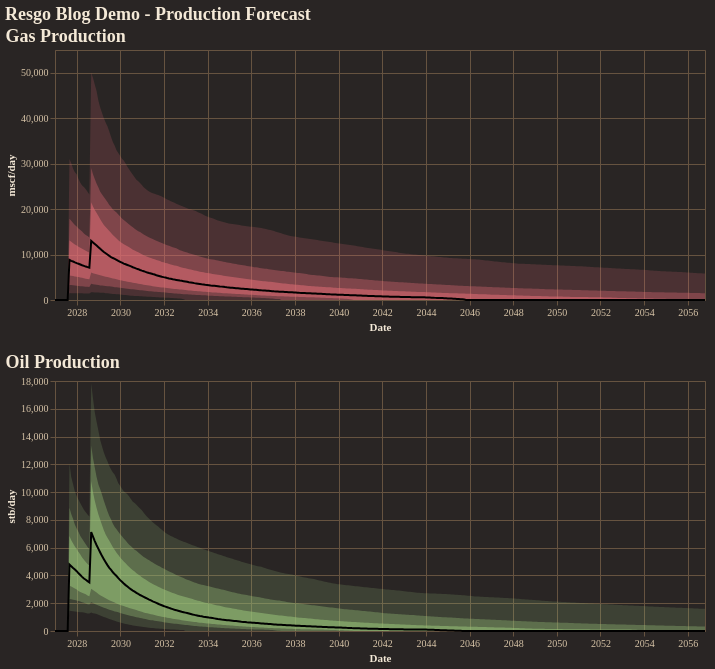

Notebook cell for this chart:
### Code cell
fig = reporter.plotter.combined_production_plot(
    figsize=(650, 250),
    backend=PLOTTING_BACKEND
)
fig.show()

### Figure 1 — Vega-Lite specification as saved in the notebook (floating-point values rounded to 4 significant figures; data arrays with more than 128 entries replaced by an {"elided": "..."} marker saying what was removed)
{"config": {"background": "#292524", "view": {"fill": "#292524", "stroke": "#665340"}, "title": {"color": "#f4e9d7", "font": "Merriweather", "fontSize": 18, "fontWeight": 600, "subtitleColor": "#d5c2a6", "anchor": "start"}, "axis": {"domainColor": "#665340", "gridColor": "#665340", "tickColor": "#665340", "labelColor": "#d5c2a6", "titleColor": "#f4e9d7", "labelFont": "Merriweather", "titleFont": "Merriweather"}, "legend": {"titleColor": "#f4e9d7", "labelColor": "#d5c2a6", "labelFont": "Merriweather", "titleFont": "Merriweather", "orient": "top-right", "symbolType": "circle"}, "header": {"labelColor": "#d5c2a6", "titleColor": "#f4e9d7", "labelFont": "Merriweather", "titleFont": "Merriweather"}, "mark": {"color": "#c78d3b"}, "line": {"color": "#c78d3b"}, "bar": {"color": "#c78d3b"}, "point": {"color": "#ddb06d"}, "area": {"color": "#c78d3b", "opacity": 0.35}, "text": {"color": "#f4e9d7", "font": "Merriweather"}, "range": {"category": ["#5DA5DA", "#F28E2B", "#59C36A", "#E15759", "#B07AA1", "#4ECDC4", "#FF9DA7", "#EDC948"]}}, "vconcat": [{"layer": [{"mark": {"type": "area", "color": "rgba(224, 108, 117, 1.0)", "opacity": 0.18}, "encoding": {"tooltip": [{"field": "date", "title": "Date", "type": "temporal"}, {"field": "p01", "format": ",.2f", "title": "P01", "type": "quantitative"}, {"field": "p10", "format": ",.2f", "title": "P10", "type": "quantitative"}, {"field": "p25", "format": ",.2f", "title": "P25", "type": "quantitative"}, {"field": "p50", "format": ",.2f", "title": "P50", "type": "quantitative"}, {"field": "p75", "format": ",.2f", "title": "P75", "type": "quantitative"}, {"field": "p90", "format": ",.2f", "title": "P90", "type": "quantitative"}, {"field": "p99", "format": ",.2f", "title": "P99", "type": "quantitative"}], "x": {"field": "date", "title": "Date", "type": "temporal"}, "y": {"field": "p01", "title": "mscf/day", "type": "quantitative"}, "y2": {"field": "p99"}}}, {"mark": {"type": "area", "color": "rgba(224, 108, 117, 1.0)", "opacity": 0.35}, "encoding": {"tooltip": [{"field": "date", "title": "Date", "type": "temporal"}, {"field": "p01", "format": ",.2f", "title": "P01", "type": "quantitative"}, {"field": "p10", "format": ",.2f", "title": "P10", "type": "quantitative"}, {"field": "p25", "format": ",.2f", "title": "P25", "type": "quantitative"}, {"field": "p50", "format": ",.2f", "title": "P50", "type": "quantitative"}, {"field": "p75", "format": ",.2f", "title": "P75", "type": "quantitative"}, {"field": "p90", "format": ",.2f", "title": "P90", "type": "quantitative"}, {"field": "p99", "format": ",.2f", "title": "P99", "type": "quantitative"}], "x": {"field": "date", "title": "Date", "type": "temporal"}, "y": {"field": "p10", "title": "mscf/day", "type": "quantitative"}, "y2": {"field": "p90"}}}, {"mark": {"type": "area", "color": "rgba(224, 108, 117, 1.0)", "opacity": 0.55}, "encoding": {"tooltip": [{"field": "date", "title": "Date", "type": "temporal"}, {"field": "p01", "format": ",.2f", "title": "P01", "type": "quantitative"}, {"field": "p10", "format": ",.2f", "title": "P10", "type": "quantitative"}, {"field": "p25", "format": ",.2f", "title": "P25", "type": "quantitative"}, {"field": "p50", "format": ",.2f", "title": "P50", "type": "quantitative"}, {"field": "p75", "format": ",.2f", "title": "P75", "type": "quantitative"}, {"field": "p90", "format": ",.2f", "title": "P90", "type": "quantitative"}, {"field": "p99", "format": ",.2f", "title": "P99", "type": "quantitative"}], "x": {"field": "date", "title": "Date", "type": "temporal"}, "y": {"field": "p25", "title": "mscf/day", "type": "quantitative"}, "y2": {"field": "p75"}}}, {"mark": {"type": "line", "color": "black", "strokeWidth": 2}, "encoding": {"tooltip": [{"field": "date", "title": "Date", "type": "temporal"}, {"field": "p01", "format": ",.2f", "title": "P01", "type": "quantitative"}, {"field": "p10", "format": ",.2f", "title": "P10", "type": "quantitative"}, {"field": "p25", "format": ",.2f", "title": "P25", "type": "quantitative"}, {"field": "p50", "format": ",.2f", "title": "P50", "type": "quantitative"}, {"field": "p75", "format": ",.2f", "title": "P75", "type": "quantitative"}, {"field": "p90", "format": ",.2f", "title": "P90", "type": "quantitative"}, {"field": "p99", "format": ",.2f", "title": "P99", "type": "quantitative"}], "x": {"field": "date", "title": "Date", "type": "temporal"}, "y": {"field": "p50", "title": "mscf/day", "type": "quantitative"}}}], "data": {"name": "data-301e0ba1ba0547ee787351c6a4e72fd6"}, "height": 250, "title": "Gas Production", "width": 650}, {"layer": [{"mark": {"type": "area", "color": "rgba(152, 195, 121, 1.0)", "opacity": 0.18}, "encoding": {"tooltip": [{"field": "date", "title": "Date", "type": "temporal"}, {"field": "p01", "format": ",.2f", "title": "P01", "type": "quantitative"}, {"field": "p10", "format": ",.2f", "title": "P10", "type": "quantitative"}, {"field": "p25", "format": ",.2f", "title": "P25", "type": "quantitative"}, {"field": "p50", "format": ",.2f", "title": "P50", "type": "quantitative"}, {"field": "p75", "format": ",.2f", "title": "P75", "type": "quantitative"}, {"field": "p90", "format": ",.2f", "title": "P90", "type": "quantitative"}, {"field": "p99", "format": ",.2f", "title": "P99", "type": "quantitative"}], "x": {"field": "date", "title": "Date", "type": "temporal"}, "y": {"field": "p01", "title": "stb/day", "type": "quantitative"}, "y2": {"field": "p99"}}}, {"mark": {"type": "area", "color": "rgba(152, 195, 121, 1.0)", "opacity": 0.35}, "encoding": {"tooltip": [{"field": "date", "title": "Date", "type": "temporal"}, {"field": "p01", "format": ",.2f", "title": "P01", "type": "quantitative"}, {"field": "p10", "format": ",.2f", "title": "P10", "type": "quantitative"}, {"field": "p25", "format": ",.2f", "title": "P25", "type": "quantitative"}, {"field": "p50", "format": ",.2f", "title": "P50", "type": "quantitative"}, {"field": "p75", "format": ",.2f", "title": "P75", "type": "quantitative"}, {"field": "p90", "format": ",.2f", "title": "P90", "type": "quantitative"}, {"field": "p99", "format": ",.2f", "title": "P99", "type": "quantitative"}], "x": {"field": "date", "title": "Date", "type": "temporal"}, "y": {"field": "p10", "title": "stb/day", "type": "quantitative"}, "y2": {"field": "p90"}}}, {"mark": {"type": "area", "color": "rgba(152, 195, 121, 1.0)", "opacity": 0.55}, "encoding": {"tooltip": [{"field": "date", "title": "Date", "type": "temporal"}, {"field": "p01", "format": ",.2f", "title": "P01", "type": "quantitative"}, {"field": "p10", "format": ",.2f", "title": "P10", "type": "quantitative"}, {"field": "p25", "format": ",.2f", "title": "P25", "type": "quantitative"}, {"field": "p50", "format": ",.2f", "title": "P50", "type": "quantitative"}, {"field": "p75", "format": ",.2f", "title": "P75", "type": "quantitative"}, {"field": "p90", "format": ",.2f", "title": "P90", "type": "quantitative"}, {"field": "p99", "format": ",.2f", "title": "P99", "type": "quantitative"}], "x": {"field": "date", "title": "Date", "type": "temporal"}, "y": {"field": "p25", "title": "stb/day", "type": "quantitative"}, "y2": {"field": "p75"}}}, {"mark": {"type": "line", "color": "black", "strokeWidth": 2}, "encoding": {"tooltip": [{"field": "date", "title": "Date", "type": "temporal"}, {"field": "p01", "format": ",.2f", "title": "P01", "type": "quantitative"}, {"field": "p10", "format": ",.2f", "title": "P10", "type": "quantitative"}, {"field": "p25", "format": ",.2f", "title": "P25", "type": "quantitative"}, {"field": "p50", "format": ",.2f", "title": "P50", "type": "quantitative"}, {"field": "p75", "format": ",.2f", "title": "P75", "type": "quantitative"}, {"field": "p90", "format": ",.2f", "title": "P90", "type": "quantitative"}, {"field": "p99", "format": ",.2f", "title": "P99", "type": "quantitative"}], "x": {"field": "date", "title": "Date", "type": "temporal"}, "y": {"field": "p50", "title": "stb/day", "type": "quantitative"}}}], "data": {"name": "data-e60b6d6757799e007c1d1ec4b7b0c11c"}, "height": 250, "title": "Oil Production", "width": 650}], "title": "Resgo Blog Demo - Production Forecast", "$schema": "https://vega.github.io/schema/vega-lite/v5.20.1.json", "datasets": {"data-301e0ba1ba0547ee787351c6a4e72fd6": {"elided": "360 records"}, "data-e60b6d6757799e007c1d1ec4b7b0c11c": {"elided": "360 records"}}}
